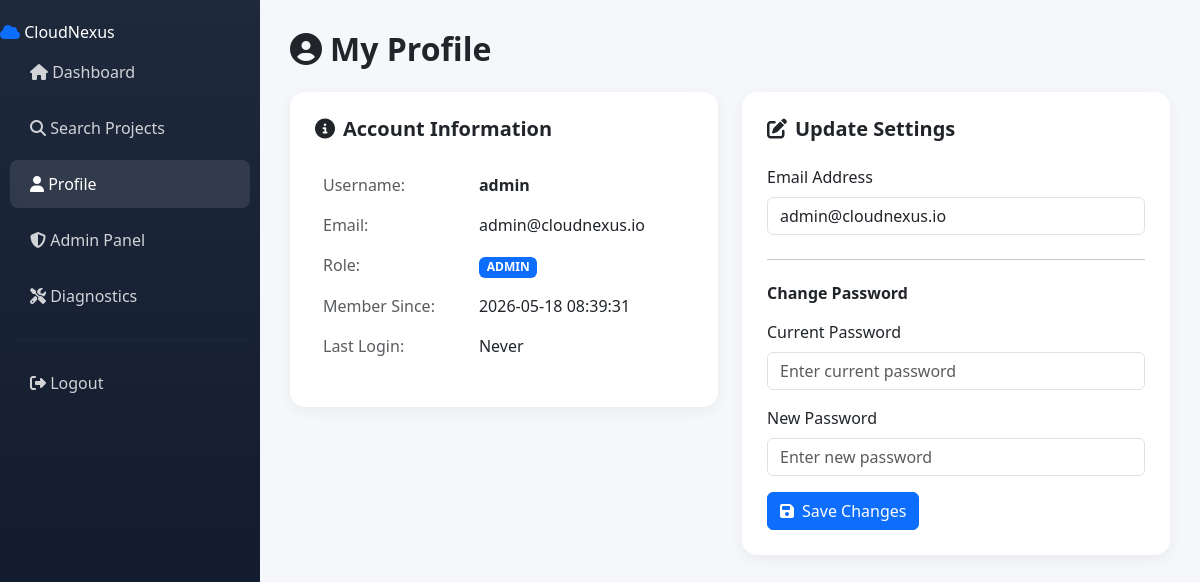
Screenshot of /profile (signed in) with the database file from the repository.
### tables this page shows
CREATE TABLE users (
        id INTEGER PRIMARY KEY AUTOINCREMENT,
        username TEXT UNIQUE NOT NULL,
        email TEXT UNIQUE NOT NULL,
        password_hash TEXT NOT NULL,
        role TEXT DEFAULT 'user',
        created_at TIMESTAMP DEFAULT CURRENT_TIMESTAMP,
        last_login TIMESTAMP,
        is_active BOOLEAN DEFAULT 1
    );

### app.py (the view, shortened to what this page needs)
@app.route('/profile', methods=['GET', 'POST'])
@login_required
def profile():
    conn = get_db()
    c = conn.cursor()
    c.execute("SELECT * FROM users WHERE id = ?", (session['user_id'],))
    user = c.fetchone()
    conn.close()
    return render_template('profile.html', user=user)

### app.py (called while the page is built)
def get_db():
    conn = sqlite3.connect(DB_PATH)
    conn.row_factory = sqlite3.Row
    return conn

def login_required(f):
    @wraps(f)
    def decorated_function(*args, **kwargs):
        if 'user_id' not in session:
            flash('Please log in to access this page.', 'warning')
            return redirect(url_for('login'))
        return f(*args, **kwargs)
    return decorated_function

### templates/profile.html (shortened to what this page needs)
<!DOCTYPE html>
<html lang="en">
<head>
    <link href="https://cdn.jsdelivr.net/npm/bootstrap@5.3.0/dist/css/bootstrap.min.css" rel="stylesheet">
    <link rel="stylesheet" href="https://cdnjs.cloudflare.com/ajax/libs/font-awesome/6.4.0/css/all.min.css">
</head>
<body>
    <div class="sidebar">
        <div class="brand-logo">
            <i class="fas fa-cloud text-primary"></i> CloudNexus
        </div>
        <nav class="nav flex-column">
            <a class="nav-link" href="{{ url_for('dashboard') }}">
                <i class="fas fa-home"></i> Dashboard
            </a>
            <a class="nav-link" href="{{ url_for('search') }}">
                <i class="fas fa-search"></i> Search Projects
            </a>
            <a class="nav-link active" href="{{ url_for('profile') }}">
                <i class="fas fa-user"></i> Profile
            </a>
            {% if session.get('role') == 'admin' %}
            <a class="nav-link" href="{{ url_for('admin_panel') }}">
                <i class="fas fa-shield-alt"></i> Admin Panel
            </a>
            <a class="nav-link" href="{{ url_for('diagnostics') }}">
                <i class="fas fa-tools"></i> Diagnostics
            </a>
            {% endif %}
            <hr style="border-color: rgba(255,255,255,0.1); margin: 15px 10px;">
            <a class="nav-link" href="{{ url_for('logout') }}">
                <i class="fas fa-sign-out-alt"></i> Logout
            </a>
        </nav>
    </div>
    <div class="main-content">
        <h2 class="fw-bold mb-4"><i class="fas fa-user-circle me-2"></i>My Profile</h2>
        <div class="row">
            <div class="col-md-6">
                <div class="stat-card">
                    <h5 class="fw-bold mb-4"><i class="fas fa-info-circle me-2"></i>Account Information</h5>
                    <table class="table table-borderless">
                        <tr>
                            <td class="text-muted">Username:</td>
                            <td class="fw-bold">{{ user.username }}</td>
                        </tr>
                        <tr>
                            <td class="text-muted">Email:</td>
                            <td>{{ user.email }}</td>
                        </tr>
                        <tr>
                            <td class="text-muted">Role:</td>
                            <td><span class="badge bg-primary">{{ user.role|upper }}</span></td>
                        </tr>
                        <tr>
                            <td class="text-muted">Member Since:</td>
                            <td>{{ user.created_at }}</td>
                        </tr>
                        <tr>
                            <td class="text-muted">Last Login:</td>
                            <td>{{ user.last_login or 'Never' }}</td>
                        </tr>
                    </table>
                </div>
            </div>
            <div class="col-md-6">
                <div class="stat-card">
                    <h5 class="fw-bold mb-4"><i class="fas fa-edit me-2"></i>Update Settings</h5>
                    <form method="POST" action="{{ url_for('profile') }}">
                        <div class="mb-3">
                            <label class="form-label">Email Address</label>
                            <input type="email" class="form-control" name="email" value="{{ user.email }}" placeholder="Update your email">
                        </div>
                        <hr class="my-4">
                        <h6 class="fw-bold mb-3">Change Password</h6>
                        <div class="mb-3">
                            <label class="form-label">Current Password</label>
                            <input type="password" class="form-control" name="current_password" placeholder="Enter current password">
                        </div>
                        <div class="mb-3">
                            <label class="form-label">New Password</label>
                            <input type="password" class="form-control" name="new_password" placeholder="Enter new password">
                        </div>
                        <button type="submit" class="btn btn-primary">
                            <i class="fas fa-save me-2"></i>Save Changes
                        </button>
                    </form>
                </div>
            </div>
        </div>
    </div>
</body>
</html>

### templates/profile.html (style rules this page uses)
:root { --sidebar-width: 260px; }
body { background: #f5f7fa; }
.sidebar { position: fixed; left: 0; top: 0; height: 100vh; width: var(--sidebar-width); background: linear-gradient(180deg, #1e293b 0%, #0f172a 100%); color: white; padding: 20px 0; overflow-y: auto; }
.main-content { margin-left: var(--sidebar-width); padding: 30px; }
.nav-link { color: rgba(255,255,255,0.8); padding: 12px 20px; border-radius: 8px; margin: 4px 10px; }
.nav-link:hover, .nav-link.active { background: rgba(255,255,255,0.1); color: white; }
.stat-card { background: white; border-radius: 15px; padding: 25px; box-shadow: 0 4px 15px rgba(0,0,0,0.05); margin-bottom: 20px; }

### rows the page displays
users: username "admin", email "admin@cloudnexus.io", role "ADMIN", created_at "2026-05-18 08:39:31"

### other values shown
{{ user.last_login or 'Never' }} "Never"
